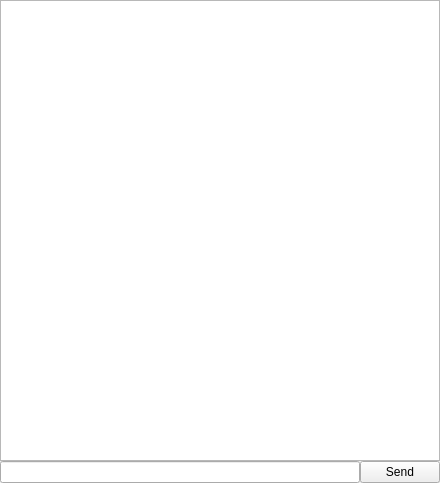
<?xml version="1.0" encoding="UTF-8"?>
<ui version="4.0">
 <class>InspectorConsoleDock</class>
 <widget class="QWidget" name="InspectorConsoleDock">
  <property name="geometry">
   <rect>
    <x>0</x>
    <y>0</y>
    <width>440</width>
    <height>483</height>
   </rect>
  </property>
  <property name="windowTitle">
   <string>Console</string>
  </property>
  <layout class="QVBoxLayout" name="verticalLayout">
   <property name="spacing">
    <number>0</number>
   </property>
   <property name="margin">
    <number>0</number>
   </property>
   <item>
    <widget class="QTextEdit" name="consoleOutputText">
     <property name="sizePolicy">
      <sizepolicy hsizetype="Expanding" vsizetype="Expanding">
       <horstretch>0</horstretch>
       <verstretch>0</verstretch>
      </sizepolicy>
     </property>
     <property name="readOnly">
      <bool>true</bool>
     </property>
    </widget>
   </item>
   <item>
    <layout class="QHBoxLayout" name="horizontalLayout_2" stretch="0,0">
     <property name="spacing">
      <number>0</number>
     </property>
     <item>
      <widget class="QLineEdit" name="commandText"/>
     </item>
     <item>
      <widget class="QPushButton" name="execCommandButton">
       <property name="sizePolicy">
        <sizepolicy hsizetype="Minimum" vsizetype="Fixed">
         <horstretch>0</horstretch>
         <verstretch>0</verstretch>
        </sizepolicy>
       </property>
       <property name="maximumSize">
        <size>
         <width>16777215</width>
         <height>24</height>
        </size>
       </property>
       <property name="text">
        <string>Send</string>
       </property>
      </widget>
     </item>
    </layout>
   </item>
  </layout>
 </widget>
 <resources/>
 <connections/>
</ui>
